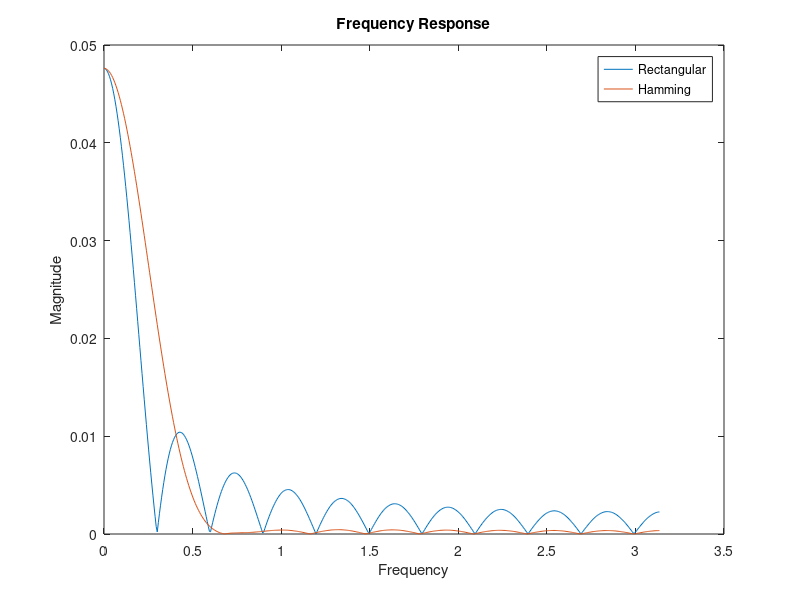
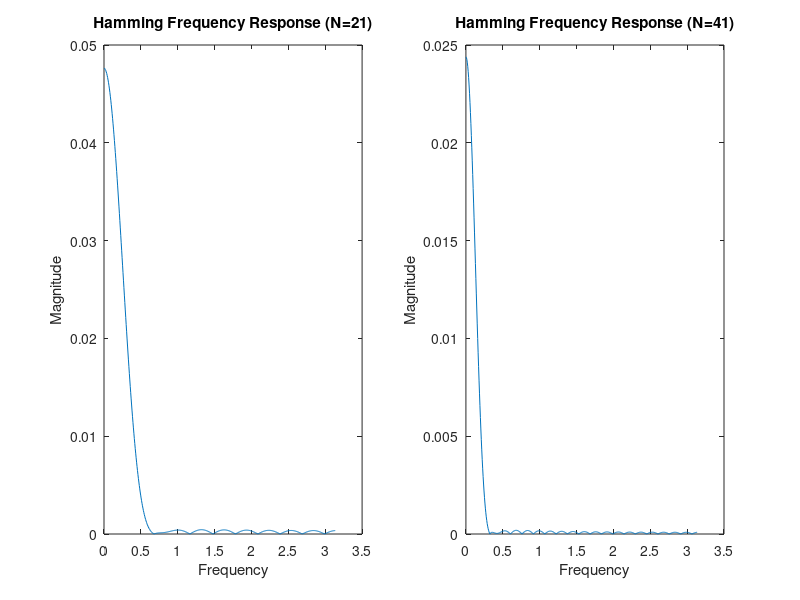
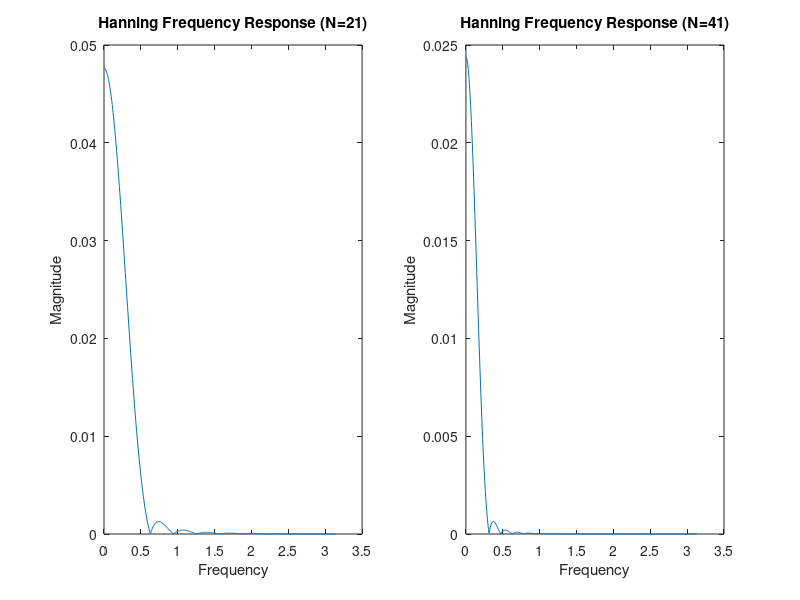
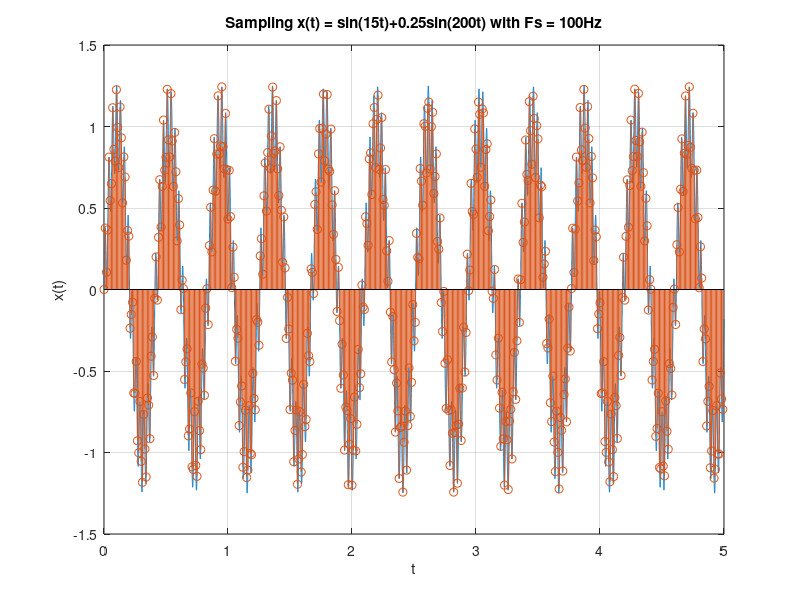

Write MATLAB code to recreate these figures, in order.
clear;
close all;

%% 1
Wc = 0.4*pi;
Fc = Wc/(2*pi);
Fs = 100;
N = 21;

Wn = Fc/(Fs/2);                             %normalized cutoff frequency

rec_filter = fir1(N-1, Wn, rectwin(N));     %rectangular filter

ham_filter = fir1(N-1, Wn, hamming(N));     %hamming filter

%frequency response
[h1, w1] = freqz(rec_filter, N);
[h2, w2] = freqz(ham_filter, N);

figure;
plot(w1, abs(h1), w2, abs(h2));
legend('Rectangular', 'Hamming');
xlabel('Frequency');
ylabel('Magnitude');
title('Frequency Response');

%% 2A
Wc = 0.5*pi;
Fs = 100;
Fc = Wc/(2*pi);

Wn = Fc/(Fs/2);                                %normalized cutoff freq

Na = 21; 
Nb = 41;

ham1_filter = fir1(Na-1, Wn, hamming(Na));     %hamming filter
ham2_filter = fir1(Nb-1, Wn, hamming(Nb));     %hamming filter

[ha, wa] = freqz(ham1_filter, Na);
[hb, wb] = freqz(ham2_filter, Nb);

figure;
subplot(1,2,1);
plot(wa, abs(ha));
xlabel('Frequency');
ylabel('Magnitude');
title('Hamming Frequency Response (N=21)');

subplot(1,2,2);
plot(wb, abs(hb));
xlabel('Frequency');
ylabel('Magnitude');
title('Hamming Frequency Response (N=41)');

han1_filter = fir1(Na-1, Wn, hann(Na));         %hanning filter
han2_filter = fir1(Nb-1, Wn, hann(Nb));         %hanning filter

[hc, wc] = freqz(han1_filter, Na);
[hd, wd] = freqz(han2_filter, Nb);

figure;
subplot(1,2,1);
plot(wc, abs(hc));
xlabel('Frequency');
ylabel('Magnitude');
title('Hanning Frequency Response (N=21)');

subplot(1,2,2);
plot(wd, abs(hd));
xlabel('Frequency');
ylabel('Magnitude');
title('Hanning Frequency Response (N=41)');

%% 2B
%Create signal x(t) = sin(15t)+0.25sin(200t)
figure;
t = [0:0.0001:5];
xt = sin(15*t)+0.25*sin(200*t);
plot(t,xt);
hold on;
Fs = 100; %Sampling frequency
Ts = 1/Fs; %Sampling period
N = 500; %Total samples are 500
n = 0:N-1;
x = sin(15*n*Ts)+0.25*sin(200*n*Ts); %Sampled x(t)
stem(n*Ts,x);
xlabel('t');
ylabel('x(t)');
title('Sampling x(t) = sin(15t)+0.25sin(200t) with Fs = 100Hz');
grid on;
hold off;
%According to the Nyquist sampling theorem, a signal can be perfectly reconstructed from its samples if the sampling frequency is greater than or equal to twice the maximum frequency
%x(t) = sin(15t)+0.25sin(200t) = sin(2*pi*2.39t)+0.25sin(2*pi*31.83t)
%Here Fs = 100Hz >= 2Fmax = 2*31.83 = 63.66Hz (2Fmax: Nyquist frequency)
%So there is no aliasing

%Signal spectrum (fasma) is the graphical representation of the amplitude of the Fourier transform for 1 period, which is around 0
%Spectrum of signal x(t) = sin(15t)+0.25sin(200t) with Fs = 100Hz
figure;
F = [-Fs/2:Fs/N:Fs/2-Fs/N]; %Frequency vector (1 period => Fs/2, minus 1 sample because of 0 => Fs/2-Fs/N, divide the samples into Fs frequencies => step Fs/N)
Xf = fftshift(fft(x)); %Fourier transform x and rearrange it by shifting the zero-frequency component to the center (so that the entire spectrum appears)
plot(F,abs(Xf));
xlabel('F(Hz)');
ylabel('Fourier Amplitude |Xf|');
title('Spectrum of signal x(t) = sin(15t)+0.25sin(200t) with Fs = 100Hz');
grid on;

%Hamming filter with length N=21
X_hamfilter1 = filter(ham1_filter,1,x);
Xf_hamfilter1 = fftshift(fft(X_hamfilter1));
%Hamming filter with length N=41
X_hamfilter2 = filter(ham2_filter,1,x);
Xf_hamfilter2 = fftshift(fft(X_hamfilter2));
%Hanning filter with length N=21
X_hanfilter1 = filter(han1_filter,1,x);
Xf_hanfilter1 = fftshift(fft(X_hanfilter1));
%Hanning filter with length N=41
X_hanfilter2 = filter(han2_filter,1,x);
Xf_hanfilter2 = fftshift(fft(X_hanfilter2));

%Spectrum of signal x(t) = sin(15t)+0.25sin(200t) after applying Hamming filter with length N=21
figure;
subplot(2,1,1);
plot(F,abs(Xf_hamfilter1));
xlabel('F(Hz)');
ylabel('Fourier Amplitude |Xf_hamfilter1|');
title('Spectrum of signal x(t) = sin(15t)+0.25sin(200t) with Fs = 100Hz after applying Hamming filter with length N=21');
grid on;

%Spectrum of signal x(t) = sin(15t)+0.25sin(200t) after applying Hamming filter with length N=41
subplot(2,1,2);
plot(F,abs(Xf_hamfilter2));
xlabel('F(Hz)');
ylabel('Fourier Amplitude |Xf_hamfilter2|');
title('Spectrum of signal x(t) = sin(15t)+0.25sin(200t) with Fs = 100Hz after applying Hamming filter with length N=41');
grid on;

%Spectrum of signal x(t) = sin(15t)+0.25sin(200t) after applying Hanning filter with length N=21
figure;
subplot(2,1,1);
plot(F,abs(Xf_hanfilter1));
xlabel('F(Hz)');
ylabel('Fourier Amplitude |Xf_hanfilter1|');
title('Spectrum of signal x(t) = sin(15t)+0.25sin(200t) with Fs = 100Hz after applying Hanning filter with length N=21');
grid on;

%Spectrum of signal x(t) = sin(15t)+0.25sin(200t) after applying Hanning filter with length N=41
subplot(2,1,2);
plot(F,abs(Xf_hanfilter2));
xlabel('F(Hz)');
ylabel('Fourier Amplitude |Xf_hanfilter2|');
title('Spectrum of signal x(t) = sin(15t)+0.25sin(200t) with Fs = 100Hz after applying Hanning filter with length N=41');
grid on;

%% 2C
figure;
t = [0:0.0001:10];
xt = sin(15*t)+0.25*sin(200*t);
plot(t,xt);
hold on;
Fs = 50;
Ts = 1/Fs;
N = 500;
n = 0:N-1;
x = sin(15*n*Ts)+0.25*sin(200*n*Ts);
stem(n*Ts,x);
xlabel('t');
ylabel('x(t)');
title('Sampling x(t) = sin(15t)+0.25sin(200t) with Fs = 50Hz');
grid on;
hold off;
%x(t) = sin(15t)+0.25sin(200t) = sin(2*pi*2.39t)+0.25sin(2*pi*31.83t)
%Here Fs = 50Hz < 2Fmax = 2*31.83 = 63.66Hz (2Fmax: Nyquist frequency)
%So there is aliasing

%Spectrum of signal x(t) = sin(15t)+0.25sin(200t) with Fs = 50Hz
figure;
F = [-Fs/2:Fs/N:Fs/2-Fs/N];
Xf = fftshift(fft(x));
plot(F,abs(Xf));
xlabel('F(Hz)');
ylabel('Fourier Amplitude |Xf|');
title('Spectrum of signal x(t) = sin(15t)+0.25sin(200t) with Fs = 50Hz');
grid on;

%Hamming filter with length N=21
X_hamfilter1 = filter(ham1_filter,1,x);
Xf_hamfilter1 = fftshift(fft(X_hamfilter1));
%Hamming filter with length N=41
X_hamfilter2 = filter(ham2_filter,1,x);
Xf_hamfilter2 = fftshift(fft(X_hamfilter2));
%Hanning filter with length N=21
X_hanfilter1 = filter(han1_filter,1,x);
Xf_hanfilter1 = fftshift(fft(X_hanfilter1));
%Hanning filter with length N=41
X_hanfilter2 = filter(han2_filter,1,x);
Xf_hanfilter2 = fftshift(fft(X_hanfilter2));

%Spectrum of signal x(t) = sin(15t)+0.25sin(200t) after applying Hamming filter with length N=21
figure;
subplot(2,1,1);
plot(F,abs(Xf_hamfilter1));
xlabel('F(Hz)');
ylabel('Fourier Amplitude |Xf_hamfilter1|');
title('Spectrum of signal x(t) = sin(15t)+0.25sin(200t) with Fs = 50Hz after applying Hamming filter with length N=21');
grid on;

%Spectrum of signal x(t) = sin(15t)+0.25sin(200t) after applying Hamming filter with length N=41
subplot(2,1,2);
plot(F,abs(Xf_hamfilter2));
xlabel('F(Hz)');
ylabel('Fourier Amplitude |Xf_hamfilter2|');
title('Spectrum of signal x(t) = sin(15t)+0.25sin(200t) with Fs = 50Hz after applying Hamming filter with length N=41');
grid on;

%Spectrum of signal x(t) = sin(15t)+0.25sin(200t) after applying Hanning filter with length N=21
figure;
subplot(2,1,1);
plot(F,abs(Xf_hanfilter1));
xlabel('F(Hz)');
ylabel('Fourier Amplitude |Xf_hanfilter1|');
title('Spectrum of signal x(t) = sin(15t)+0.25sin(200t) with Fs = 50Hz after applying Hanning filter with length N=21');
grid on;

%Spectrum of signal x(t) = sin(15t)+0.25sin(200t) after applying Hanning filter with length N=41
subplot(2,1,2);
plot(F,abs(Xf_hanfilter2));
xlabel('F(Hz)');
ylabel('Fourier Amplitude |Xf_hanfilter2|');
title('Spectrum of signal x(t) = sin(15t)+0.25sin(200t) with Fs = 50Hz after applying Hanning filter with length N=41');
grid on;
